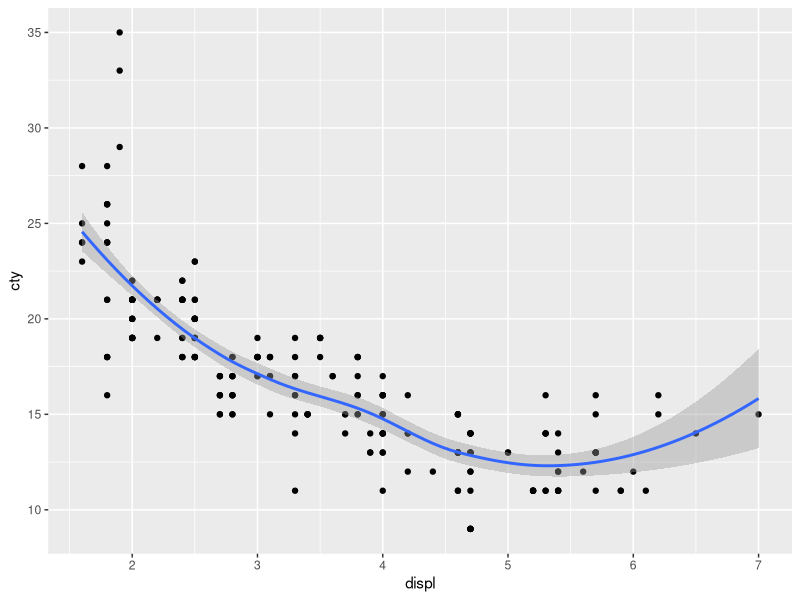
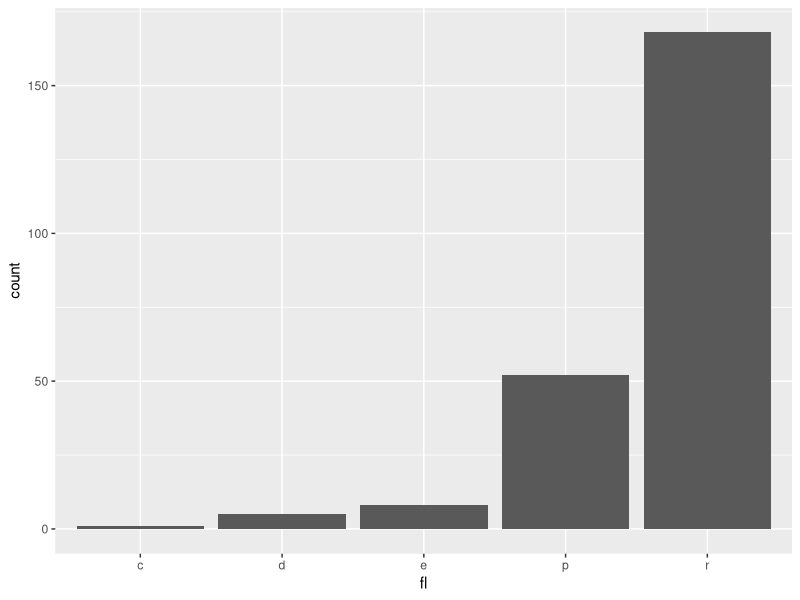
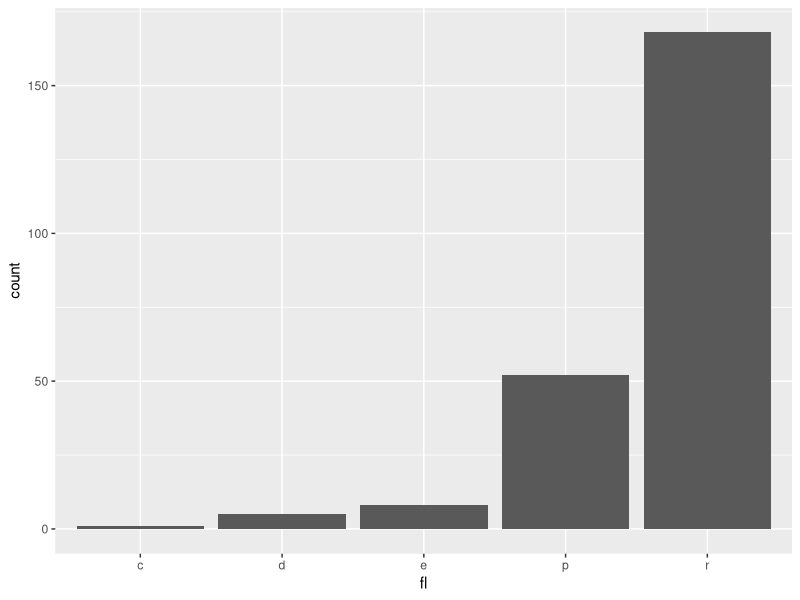
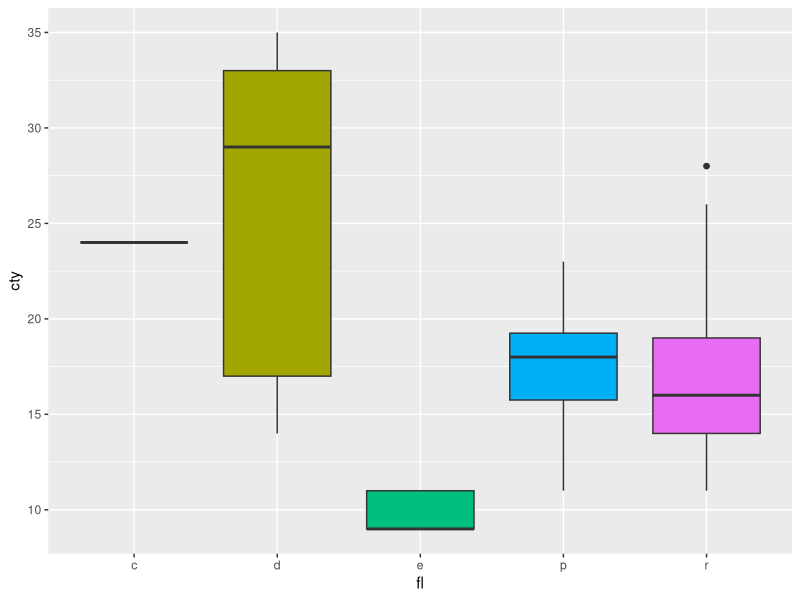
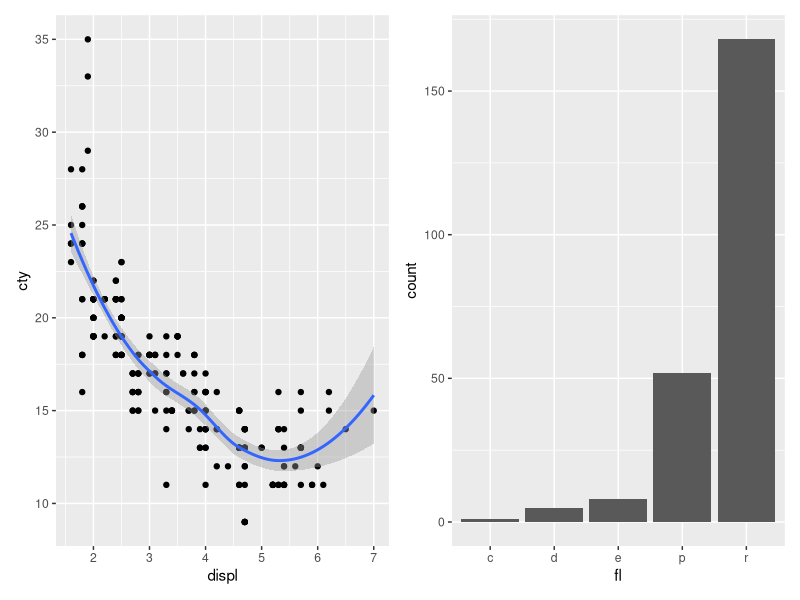
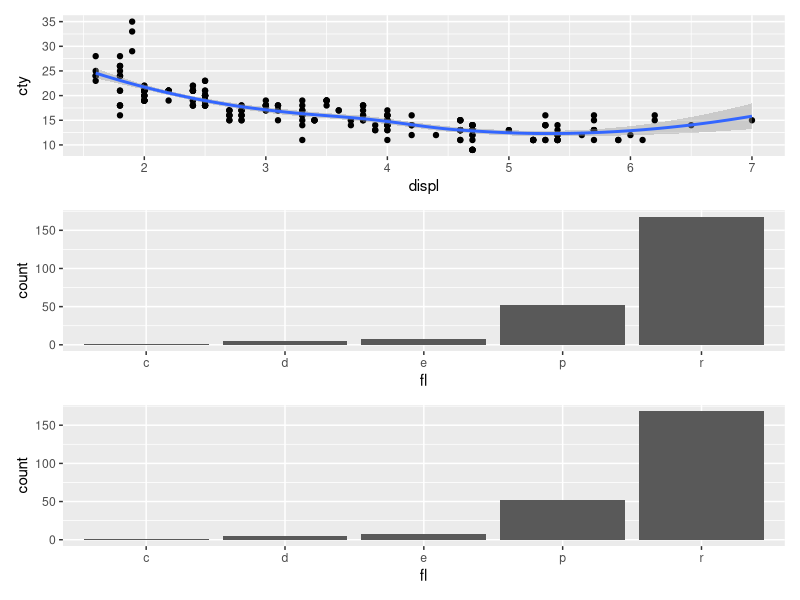

The R source for these figures, in order: (Note: this script raises an error after producing the figures.)
# more ggplot
# 09 April 2024
# NRG

library(ggplot2)
library(ggthemes)
library(patchwork)
d <- mpg # load data

# multi panel plots handeled in patchwork

g1 <- ggplot(data=d) +
  aes(x=displ,y=cty) +
  geom_point() +
  geom_smooth()
print(g1)

g2 <- ggplot(data=d) +
  aes(x=fl) +
  geom_bar() +
  theme()
print(g2)

g3 <- ggplot(data=d) +
  aes(x=fl) +
  geom_bar() +
  theme()
print(g3)

g4 <- ggplot(data=d) +
  aes(x=fl,y=cty,fill=fl) +
  geom_boxplot() +
  theme(legend.position="none")
print(g4)

# place two plots horizontally
g1 + g2

# place three plots vertically
g1 + g2 + g3 + plot_layout(ncol=1)

# set spacing/heights
g1 + g2 + plot_layout(ncol=1, heights==c(2,1))

g1 + g2 + plot_layout(ncol=2, widths==c(2,1))

# add a spacer plot
g1 + plot_spacer() + g2

# nested plot layout
g1 + {
  g2 + {
    g3 +
      g4 +
        plot_layout(ncol=1)
    }
  } +
plot_layout()


# - operator for suntrack placement
g1 + g2 + g3 + plot_layout((ncol=1))


# /and | for intuitive layouts
(g1 | g2 | g3)/g4

(g1 | g2)/(g3 | g4)

# annotate figures
g1 + g2 + plot_annotation("This is a title", caption = "made in patchwork")

# change styling
g1 + g2 + plot_annotation("This is a title",
                          caption = "made in patchwork",
                          theme=theme(plot.title = element_text(size=16))
                          )

# add tags to plots
g1 / (g2 | g3) +
  plot_annotation(tage_levels = 'A')


# can flip parts of the graphs

g3a <- g3 + scale_x_reverse()
g3b <- g3 + scale_y_reverse()
g3c <- g3 + scale_x_reverse() + scale_y_reverse()

(g3 | g3a)/(g3b | g3c)

# ccord_flip controls whats going to be on the x/y
(g3 + ccord_flip() | g3a + ccord_flip())/(g3b + ccord_flip() | g3c + ccord_flip())


# ggsave, creates and stores object
# need to give figure a file name

ggsave(filename="MyPlot.pdf", plot=g3, devise="pdf", width=20,height=20,units="cm",dpi=300)

# mapping of discrete variable to point color
m1 <- ggplot(data=mpg) +
  aes(x=displ,y=cty,color=class) +
  geom_point(size=3)
print(m1)


# mapping of discrete variable to point shape (<= 6)
# problem bc only can do 6 points, dropped SUV

m1 <- ggplot(data=mpg) +
  aes(x=displ,y=cty,shape=class) +
  geom_point(size=3)
print(m1)



# mapping of discrete variable to point size (not advised)

m1 <- ggplot(data=mpg) +
  aes(x=displ,y=cty,size=class) +
  geom_point(size = 0.5, 5, 20, 30, 40)
print(m1)



# mapping of discrete variable to point size (not advised)

m1 <- ggplot(data=mpg) +
  aes(x=displ,y=cty,size=hwy) +
  geom_point()
print(m1)


# mapping of discrete variable to point color

m1 <- ggplot(data=mpg) +
  aes(x=displ,y=cty,color=hwy) +
  geom_point(size=5)
print(m1)



# mapping two variables to different aesthetics...bad idea
m1 <- ggplot(data=mpg) + aes(x=displ,y=cty,shape=class, color=hwy) +
  geom_point(size=5)
print(m1)


# use all 3 (size,shape,color) to indicate 5 attributes
m1 <- ggplot(data=mpg) +
  aes(x=displ,
      y=cty,shape=drv,
      color=fl,
      size=hwy) +
  geom_point()
print(m1)


#mapping a variable to the same aesthetic in two different geoms
m1 <- ggplot(data=mpg) +
  aes(x=displ,y=cty,color=drv) +
  geom_point(size=2) +
  geom_smooth(method="lm")
print(m1)


# Faceting variables for more effective grouping

# basic faceting with variables split by row, col, or both
m1 <- ggplot(data=mpg) +
  aes(x=displ,y=cty) +
  geom_point()

m1 + facet_grid(class~fl)








